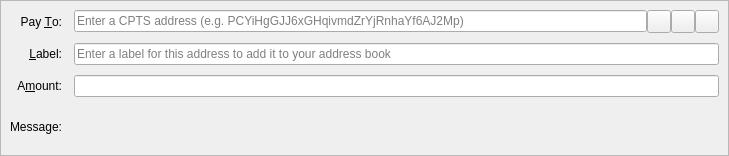
<?xml version="1.0" encoding="UTF-8"?>
<ui version="4.0">
 <class>SendCoinsEntry</class>
 <widget class="QStackedWidget" name="SendCoinsEntry">
  <property name="geometry">
   <rect>
    <x>0</x>
    <y>0</y>
    <width>729</width>
    <height>156</height>
   </rect>
  </property>
  <property name="focusPolicy">
   <enum>Qt::TabFocus</enum>
  </property>
  <property name="autoFillBackground">
   <bool>false</bool>
  </property>
  <widget class="QFrame" name="SendCoins">
   <property name="toolTip">
    <string>This is a normal payment.</string>
   </property>
   <property name="frameShape">
    <enum>QFrame::StyledPanel</enum>
   </property>
   <property name="frameShadow">
    <enum>QFrame::Sunken</enum>
   </property>
   <layout class="QGridLayout" name="gridLayout">
    <property name="horizontalSpacing">
     <number>12</number>
    </property>
    <property name="verticalSpacing">
     <number>10</number>
    </property>
    <item row="0" column="0">
     <widget class="QLabel" name="payToLabel">
      <property name="text">
       <string>Pay &amp;To:</string>
      </property>
      <property name="alignment">
       <set>Qt::AlignRight|Qt::AlignTrailing|Qt::AlignVCenter</set>
      </property>
      <property name="buddy">
       <cstring>payTo</cstring>
      </property>
     </widget>
    </item>
    <item row="0" column="1">
     <layout class="QHBoxLayout" name="payToLayout">
      <property name="spacing">
       <number>0</number>
      </property>
      <item>
       <widget class="QValidatedLineEdit" name="payTo">
        <property name="toolTip">
         <string>The CPTS address to send the payment to</string>
        </property>
        <property name="inputMask">
         <string/>
        </property>
        <property name="placeholderText">
         <string>Enter a CPTS address (e.g. PCYiHgGJJ6xGHqivmdZrYjRnhaYf6AJ2Mp)</string>
        </property>
       </widget>
      </item>
      <item>
       <widget class="QToolButton" name="addressBookButton">
        <property name="toolTip">
         <string>Choose previously used address</string>
        </property>
        <property name="text">
         <string/>
        </property>
        <property name="icon">
         <iconset resource="../cpts.qrc">
          <normaloff>:/icons/address-book</normaloff>:/icons/address-book</iconset>
        </property>
        <property name="iconSize">
         <size>
          <width>16</width>
          <height>16</height>
         </size>
        </property>
        <property name="shortcut">
         <string>Alt+A</string>
        </property>
       </widget>
      </item>
      <item>
       <widget class="QToolButton" name="pasteButton">
        <property name="toolTip">
         <string>Paste address from clipboard</string>
        </property>
        <property name="text">
         <string/>
        </property>
        <property name="icon">
         <iconset resource="../cpts.qrc">
          <normaloff>:/icons/editpaste</normaloff>:/icons/editpaste</iconset>
        </property>
        <property name="shortcut">
         <string>Alt+P</string>
        </property>
       </widget>
      </item>
      <item>
       <widget class="QToolButton" name="deleteButton">
        <property name="toolTip">
         <string>Remove this entry</string>
        </property>
        <property name="text">
         <string/>
        </property>
        <property name="icon">
         <iconset resource="../cpts.qrc">
          <normaloff>:/icons/remove</normaloff>:/icons/remove</iconset>
        </property>
       </widget>
      </item>
     </layout>
    </item>
    <item row="1" column="0">
     <widget class="QLabel" name="labelLabel">
      <property name="text">
       <string>&amp;Label:</string>
      </property>
      <property name="alignment">
       <set>Qt::AlignRight|Qt::AlignTrailing|Qt::AlignVCenter</set>
      </property>
      <property name="buddy">
       <cstring>addAsLabel</cstring>
      </property>
     </widget>
    </item>
    <item row="1" column="1">
     <widget class="QLineEdit" name="addAsLabel">
      <property name="toolTip">
       <string>Enter a label for this address to add it to the list of used addresses</string>
      </property>
      <property name="inputMask">
       <string/>
      </property>
      <property name="placeholderText">
       <string>Enter a label for this address to add it to your address book</string>
      </property>
     </widget>
    </item>
    <item row="2" column="0">
     <widget class="QLabel" name="amountLabel">
      <property name="text">
       <string>A&amp;mount:</string>
      </property>
      <property name="alignment">
       <set>Qt::AlignRight|Qt::AlignTrailing|Qt::AlignVCenter</set>
      </property>
      <property name="buddy">
       <cstring>payAmount</cstring>
      </property>
     </widget>
    </item>
    <item row="2" column="1">
     <widget class="BitcoinAmountField" name="payAmount"/>
    </item>
    <item row="3" column="0">
     <widget class="QLabel" name="messageLabel">
      <property name="text">
       <string>Message:</string>
      </property>
      <property name="alignment">
       <set>Qt::AlignRight|Qt::AlignTrailing|Qt::AlignVCenter</set>
      </property>
     </widget>
    </item>
    <item row="3" column="1">
     <widget class="QLabel" name="messageTextLabel">
      <property name="toolTip">
       <string>A message that was attached to the CPTS: URI which will be stored with the transaction for your reference. Note: This message will not be sent over the CPTS network.</string>
      </property>
      <property name="textFormat">
       <enum>Qt::PlainText</enum>
      </property>
     </widget>
    </item>
   </layout>
  </widget>
  <widget class="QFrame" name="SendCoins_InsecurePaymentRequest">
   <property name="palette">
    <palette>
     <active>
      <colorrole role="WindowText">
       <brush brushstyle="SolidPattern">
        <color alpha="255">
         <red>0</red>
         <green>0</green>
         <blue>0</blue>
        </color>
       </brush>
      </colorrole>
      <colorrole role="Button">
       <brush brushstyle="SolidPattern">
        <color alpha="255">
         <red>255</red>
         <green>255</green>
         <blue>127</blue>
        </color>
       </brush>
      </colorrole>
      <colorrole role="Light">
       <brush brushstyle="SolidPattern">
        <color alpha="255">
         <red>255</red>
         <green>255</green>
         <blue>255</blue>
        </color>
       </brush>
      </colorrole>
      <colorrole role="Midlight">
       <brush brushstyle="SolidPattern">
        <color alpha="255">
         <red>255</red>
         <green>255</green>
         <blue>191</blue>
        </color>
       </brush>
      </colorrole>
      <colorrole role="Dark">
       <brush brushstyle="SolidPattern">
        <color alpha="255">
         <red>127</red>
         <green>127</green>
         <blue>63</blue>
        </color>
       </brush>
      </colorrole>
      <colorrole role="Mid">
       <brush brushstyle="SolidPattern">
        <color alpha="255">
         <red>170</red>
         <green>170</green>
         <blue>84</blue>
        </color>
       </brush>
      </colorrole>
      <colorrole role="Text">
       <brush brushstyle="SolidPattern">
        <color alpha="255">
         <red>0</red>
         <green>0</green>
         <blue>0</blue>
        </color>
       </brush>
      </colorrole>
      <colorrole role="BrightText">
       <brush brushstyle="SolidPattern">
        <color alpha="255">
         <red>255</red>
         <green>255</green>
         <blue>255</blue>
        </color>
       </brush>
      </colorrole>
      <colorrole role="ButtonText">
       <brush brushstyle="SolidPattern">
        <color alpha="255">
         <red>0</red>
         <green>0</green>
         <blue>0</blue>
        </color>
       </brush>
      </colorrole>
      <colorrole role="Base">
       <brush brushstyle="SolidPattern">
        <color alpha="255">
         <red>255</red>
         <green>255</green>
         <blue>255</blue>
        </color>
       </brush>
      </colorrole>
      <colorrole role="Window">
       <brush brushstyle="SolidPattern">
        <color alpha="255">
         <red>255</red>
         <green>255</green>
         <blue>127</blue>
        </color>
       </brush>
      </colorrole>
      <colorrole role="Shadow">
       <brush brushstyle="SolidPattern">
        <color alpha="255">
         <red>0</red>
         <green>0</green>
         <blue>0</blue>
        </color>
       </brush>
      </colorrole>
      <colorrole role="AlternateBase">
       <brush brushstyle="SolidPattern">
        <color alpha="255">
         <red>255</red>
         <green>255</green>
         <blue>191</blue>
        </color>
       </brush>
      </colorrole>
      <colorrole role="ToolTipBase">
       <brush brushstyle="SolidPattern">
        <color alpha="255">
         <red>255</red>
         <green>255</green>
         <blue>220</blue>
        </color>
       </brush>
      </colorrole>
      <colorrole role="ToolTipText">
       <brush brushstyle="SolidPattern">
        <color alpha="255">
         <red>0</red>
         <green>0</green>
         <blue>0</blue>
        </color>
       </brush>
      </colorrole>
     </active>
     <inactive>
      <colorrole role="WindowText">
       <brush brushstyle="SolidPattern">
        <color alpha="255">
         <red>0</red>
         <green>0</green>
         <blue>0</blue>
        </color>
       </brush>
      </colorrole>
      <colorrole role="Button">
       <brush brushstyle="SolidPattern">
        <color alpha="255">
         <red>255</red>
         <green>255</green>
         <blue>127</blue>
        </color>
       </brush>
      </colorrole>
      <colorrole role="Light">
       <brush brushstyle="SolidPattern">
        <color alpha="255">
         <red>255</red>
         <green>255</green>
         <blue>255</blue>
        </color>
       </brush>
      </colorrole>
      <colorrole role="Midlight">
       <brush brushstyle="SolidPattern">
        <color alpha="255">
         <red>255</red>
         <green>255</green>
         <blue>191</blue>
        </color>
       </brush>
      </colorrole>
      <colorrole role="Dark">
       <brush brushstyle="SolidPattern">
        <color alpha="255">
         <red>127</red>
         <green>127</green>
         <blue>63</blue>
        </color>
       </brush>
      </colorrole>
      <colorrole role="Mid">
       <brush brushstyle="SolidPattern">
        <color alpha="255">
         <red>170</red>
         <green>170</green>
         <blue>84</blue>
        </color>
       </brush>
      </colorrole>
      <colorrole role="Text">
       <brush brushstyle="SolidPattern">
        <color alpha="255">
         <red>0</red>
         <green>0</green>
         <blue>0</blue>
        </color>
       </brush>
      </colorrole>
      <colorrole role="BrightText">
       <brush brushstyle="SolidPattern">
        <color alpha="255">
         <red>255</red>
         <green>255</green>
         <blue>255</blue>
        </color>
       </brush>
      </colorrole>
      <colorrole role="ButtonText">
       <brush brushstyle="SolidPattern">
        <color alpha="255">
         <red>0</red>
         <green>0</green>
         <blue>0</blue>
        </color>
       </brush>
      </colorrole>
      <colorrole role="Base">
       <brush brushstyle="SolidPattern">
        <color alpha="255">
         <red>255</red>
         <green>255</green>
         <blue>255</blue>
        </color>
       </brush>
      </colorrole>
      <colorrole role="Window">
       <brush brushstyle="SolidPattern">
        <color alpha="255">
         <red>255</red>
         <green>255</green>
         <blue>127</blue>
        </color>
       </brush>
      </colorrole>
      <colorrole role="Shadow">
       <brush brushstyle="SolidPattern">
        <color alpha="255">
         <red>0</red>
         <green>0</green>
         <blue>0</blue>
        </color>
       </brush>
      </colorrole>
      <colorrole role="AlternateBase">
       <brush brushstyle="SolidPattern">
        <color alpha="255">
         <red>255</red>
         <green>255</green>
         <blue>191</blue>
        </color>
       </brush>
      </colorrole>
      <colorrole role="ToolTipBase">
       <brush brushstyle="SolidPattern">
        <color alpha="255">
         <red>255</red>
         <green>255</green>
         <blue>220</blue>
        </color>
       </brush>
      </colorrole>
      <colorrole role="ToolTipText">
       <brush brushstyle="SolidPattern">
        <color alpha="255">
         <red>0</red>
         <green>0</green>
         <blue>0</blue>
        </color>
       </brush>
      </colorrole>
     </inactive>
     <disabled>
      <colorrole role="WindowText">
       <brush brushstyle="SolidPattern">
        <color alpha="255">
         <red>127</red>
         <green>127</green>
         <blue>63</blue>
        </color>
       </brush>
      </colorrole>
      <colorrole role="Button">
       <brush brushstyle="SolidPattern">
        <color alpha="255">
         <red>255</red>
         <green>255</green>
         <blue>127</blue>
        </color>
       </brush>
      </colorrole>
      <colorrole role="Light">
       <brush brushstyle="SolidPattern">
        <color alpha="255">
         <red>255</red>
         <green>255</green>
         <blue>255</blue>
        </color>
       </brush>
      </colorrole>
      <colorrole role="Midlight">
       <brush brushstyle="SolidPattern">
        <color alpha="255">
         <red>255</red>
         <green>255</green>
         <blue>191</blue>
        </color>
       </brush>
      </colorrole>
      <colorrole role="Dark">
       <brush brushstyle="SolidPattern">
        <color alpha="255">
         <red>127</red>
         <green>127</green>
         <blue>63</blue>
        </color>
       </brush>
      </colorrole>
      <colorrole role="Mid">
       <brush brushstyle="SolidPattern">
        <color alpha="255">
         <red>170</red>
         <green>170</green>
         <blue>84</blue>
        </color>
       </brush>
      </colorrole>
      <colorrole role="Text">
       <brush brushstyle="SolidPattern">
        <color alpha="255">
         <red>127</red>
         <green>127</green>
         <blue>63</blue>
        </color>
       </brush>
      </colorrole>
      <colorrole role="BrightText">
       <brush brushstyle="SolidPattern">
        <color alpha="255">
         <red>255</red>
         <green>255</green>
         <blue>255</blue>
        </color>
       </brush>
      </colorrole>
      <colorrole role="ButtonText">
       <brush brushstyle="SolidPattern">
        <color alpha="255">
         <red>127</red>
         <green>127</green>
         <blue>63</blue>
        </color>
       </brush>
      </colorrole>
      <colorrole role="Base">
       <brush brushstyle="SolidPattern">
        <color alpha="255">
         <red>255</red>
         <green>255</green>
         <blue>127</blue>
        </color>
       </brush>
      </colorrole>
      <colorrole role="Window">
       <brush brushstyle="SolidPattern">
        <color alpha="255">
         <red>255</red>
         <green>255</green>
         <blue>127</blue>
        </color>
       </brush>
      </colorrole>
      <colorrole role="Shadow">
       <brush brushstyle="SolidPattern">
        <color alpha="255">
         <red>0</red>
         <green>0</green>
         <blue>0</blue>
        </color>
       </brush>
      </colorrole>
      <colorrole role="AlternateBase">
       <brush brushstyle="SolidPattern">
        <color alpha="255">
         <red>255</red>
         <green>255</green>
         <blue>127</blue>
        </color>
       </brush>
      </colorrole>
      <colorrole role="ToolTipBase">
       <brush brushstyle="SolidPattern">
        <color alpha="255">
         <red>255</red>
         <green>255</green>
         <blue>220</blue>
        </color>
       </brush>
      </colorrole>
      <colorrole role="ToolTipText">
       <brush brushstyle="SolidPattern">
        <color alpha="255">
         <red>0</red>
         <green>0</green>
         <blue>0</blue>
        </color>
       </brush>
      </colorrole>
     </disabled>
    </palette>
   </property>
   <property name="toolTip">
    <string>This is an unverified payment request.</string>
   </property>
   <property name="autoFillBackground">
    <bool>true</bool>
   </property>
   <property name="frameShape">
    <enum>QFrame::StyledPanel</enum>
   </property>
   <property name="frameShadow">
    <enum>QFrame::Sunken</enum>
   </property>
   <layout class="QGridLayout" name="gridLayout_is">
    <property name="spacing">
     <number>12</number>
    </property>
    <item row="0" column="0">
     <widget class="QLabel" name="payToLabel_is">
      <property name="text">
       <string>Pay To:</string>
      </property>
      <property name="alignment">
       <set>Qt::AlignRight|Qt::AlignTrailing|Qt::AlignVCenter</set>
      </property>
     </widget>
    </item>
    <item row="0" column="1">
     <layout class="QHBoxLayout" name="payToLayout_is">
      <property name="spacing">
       <number>0</number>
      </property>
      <item>
       <widget class="QLabel" name="payTo_is"/>
      </item>
      <item>
       <widget class="QToolButton" name="deleteButton_is">
        <property name="toolTip">
         <string>Remove this entry</string>
        </property>
        <property name="text">
         <string/>
        </property>
        <property name="icon">
         <iconset resource="../cpts.qrc">
          <normaloff>:/icons/remove</normaloff>:/icons/remove</iconset>
        </property>
       </widget>
      </item>
     </layout>
    </item>
    <item row="1" column="0">
     <widget class="QLabel" name="memoLabel_is">
      <property name="text">
       <string>Memo:</string>
      </property>
      <property name="alignment">
       <set>Qt::AlignRight|Qt::AlignTrailing|Qt::AlignVCenter</set>
      </property>
     </widget>
    </item>
    <item row="1" column="1">
     <widget class="QLabel" name="memoTextLabel_is">
      <property name="textFormat">
       <enum>Qt::PlainText</enum>
      </property>
     </widget>
    </item>
    <item row="2" column="0">
     <widget class="QLabel" name="amountLabel_is">
      <property name="text">
       <string>A&amp;mount:</string>
      </property>
      <property name="alignment">
       <set>Qt::AlignRight|Qt::AlignTrailing|Qt::AlignVCenter</set>
      </property>
      <property name="buddy">
       <cstring>payAmount_is</cstring>
      </property>
     </widget>
    </item>
    <item row="2" column="1">
     <widget class="BitcoinAmountField" name="payAmount_is">
      <property name="acceptDrops">
       <bool>false</bool>
      </property>
     </widget>
    </item>
   </layout>
  </widget>
  <widget class="QFrame" name="SendCoins_SecurePaymentRequest">
   <property name="palette">
    <palette>
     <active>
      <colorrole role="WindowText">
       <brush brushstyle="SolidPattern">
        <color alpha="255">
         <red>0</red>
         <green>0</green>
         <blue>0</blue>
        </color>
       </brush>
      </colorrole>
      <colorrole role="Button">
       <brush brushstyle="SolidPattern">
        <color alpha="255">
         <red>140</red>
         <green>232</green>
         <blue>119</blue>
        </color>
       </brush>
      </colorrole>
      <colorrole role="Light">
       <brush brushstyle="SolidPattern">
        <color alpha="255">
         <red>230</red>
         <green>255</green>
         <blue>224</blue>
        </color>
       </brush>
      </colorrole>
      <colorrole role="Midlight">
       <brush brushstyle="SolidPattern">
        <color alpha="255">
         <red>185</red>
         <green>243</green>
         <blue>171</blue>
        </color>
       </brush>
      </colorrole>
      <colorrole role="Dark">
       <brush brushstyle="SolidPattern">
        <color alpha="255">
         <red>70</red>
         <green>116</green>
         <blue>59</blue>
        </color>
       </brush>
      </colorrole>
      <colorrole role="Mid">
       <brush brushstyle="SolidPattern">
        <color alpha="255">
         <red>93</red>
         <green>155</green>
         <blue>79</blue>
        </color>
       </brush>
      </colorrole>
      <colorrole role="Text">
       <brush brushstyle="SolidPattern">
        <color alpha="255">
         <red>0</red>
         <green>0</green>
         <blue>0</blue>
        </color>
       </brush>
      </colorrole>
      <colorrole role="BrightText">
       <brush brushstyle="SolidPattern">
        <color alpha="255">
         <red>155</red>
         <green>255</green>
         <blue>147</blue>
        </color>
       </brush>
      </colorrole>
      <colorrole role="ButtonText">
       <brush brushstyle="SolidPattern">
        <color alpha="255">
         <red>0</red>
         <green>0</green>
         <blue>0</blue>
        </color>
       </brush>
      </colorrole>
      <colorrole role="Base">
       <brush brushstyle="SolidPattern">
        <color alpha="255">
         <red>119</red>
         <green>255</green>
         <blue>233</blue>
        </color>
       </brush>
      </colorrole>
      <colorrole role="Window">
       <brush brushstyle="SolidPattern">
        <color alpha="255">
         <red>140</red>
         <green>232</green>
         <blue>119</blue>
        </color>
       </brush>
      </colorrole>
      <colorrole role="Shadow">
       <brush brushstyle="SolidPattern">
        <color alpha="255">
         <red>0</red>
         <green>0</green>
         <blue>0</blue>
        </color>
       </brush>
      </colorrole>
      <colorrole role="AlternateBase">
       <brush brushstyle="SolidPattern">
        <color alpha="255">
         <red>197</red>
         <green>243</green>
         <blue>187</blue>
        </color>
       </brush>
      </colorrole>
      <colorrole role="NoRole">
       <brush brushstyle="SolidPattern">
        <color alpha="255">
         <red>125</red>
         <green>194</green>
         <blue>122</blue>
        </color>
       </brush>
      </colorrole>
      <colorrole role="ToolTipBase">
       <brush brushstyle="SolidPattern">
        <color alpha="255">
         <red>255</red>
         <green>255</green>
         <blue>220</blue>
        </color>
       </brush>
      </colorrole>
      <colorrole role="ToolTipText">
       <brush brushstyle="SolidPattern">
        <color alpha="255">
         <red>0</red>
         <green>0</green>
         <blue>0</blue>
        </color>
       </brush>
      </colorrole>
     </active>
     <inactive>
      <colorrole role="WindowText">
       <brush brushstyle="SolidPattern">
        <color alpha="255">
         <red>0</red>
         <green>0</green>
         <blue>0</blue>
        </color>
       </brush>
      </colorrole>
      <colorrole role="Button">
       <brush brushstyle="SolidPattern">
        <color alpha="255">
         <red>140</red>
         <green>232</green>
         <blue>119</blue>
        </color>
       </brush>
      </colorrole>
      <colorrole role="Light">
       <brush brushstyle="SolidPattern">
        <color alpha="255">
         <red>230</red>
         <green>255</green>
         <blue>224</blue>
        </color>
       </brush>
      </colorrole>
      <colorrole role="Midlight">
       <brush brushstyle="SolidPattern">
        <color alpha="255">
         <red>185</red>
         <green>243</green>
         <blue>171</blue>
        </color>
       </brush>
      </colorrole>
      <colorrole role="Dark">
       <brush brushstyle="SolidPattern">
        <color alpha="255">
         <red>70</red>
         <green>116</green>
         <blue>59</blue>
        </color>
       </brush>
      </colorrole>
      <colorrole role="Mid">
       <brush brushstyle="SolidPattern">
        <color alpha="255">
         <red>93</red>
         <green>155</green>
         <blue>79</blue>
        </color>
       </brush>
      </colorrole>
      <colorrole role="Text">
       <brush brushstyle="SolidPattern">
        <color alpha="255">
         <red>0</red>
         <green>0</green>
         <blue>0</blue>
        </color>
       </brush>
      </colorrole>
      <colorrole role="BrightText">
       <brush brushstyle="SolidPattern">
        <color alpha="255">
         <red>155</red>
         <green>255</green>
         <blue>147</blue>
        </color>
       </brush>
      </colorrole>
      <colorrole role="ButtonText">
       <brush brushstyle="SolidPattern">
        <color alpha="255">
         <red>0</red>
         <green>0</green>
         <blue>0</blue>
        </color>
       </brush>
      </colorrole>
      <colorrole role="Base">
       <brush brushstyle="SolidPattern">
        <color alpha="255">
         <red>119</red>
         <green>255</green>
         <blue>233</blue>
        </color>
       </brush>
      </colorrole>
      <colorrole role="Window">
       <brush brushstyle="SolidPattern">
        <color alpha="255">
         <red>140</red>
         <green>232</green>
         <blue>119</blue>
        </color>
       </brush>
      </colorrole>
      <colorrole role="Shadow">
       <brush brushstyle="SolidPattern">
        <color alpha="255">
         <red>0</red>
         <green>0</green>
         <blue>0</blue>
        </color>
       </brush>
      </colorrole>
      <colorrole role="AlternateBase">
       <brush brushstyle="SolidPattern">
        <color alpha="255">
         <red>197</red>
         <green>243</green>
         <blue>187</blue>
        </color>
       </brush>
      </colorrole>
      <colorrole role="NoRole">
       <brush brushstyle="SolidPattern">
        <color alpha="255">
         <red>125</red>
         <green>194</green>
         <blue>122</blue>
        </color>
       </brush>
      </colorrole>
      <colorrole role="ToolTipBase">
       <brush brushstyle="SolidPattern">
        <color alpha="255">
         <red>255</red>
         <green>255</green>
         <blue>220</blue>
        </color>
       </brush>
      </colorrole>
      <colorrole role="ToolTipText">
       <brush brushstyle="SolidPattern">
        <color alpha="255">
         <red>0</red>
         <green>0</green>
         <blue>0</blue>
        </color>
       </brush>
      </colorrole>
     </inactive>
     <disabled>
      <colorrole role="WindowText">
       <brush brushstyle="SolidPattern">
        <color alpha="255">
         <red>70</red>
         <green>116</green>
         <blue>59</blue>
        </color>
       </brush>
      </colorrole>
      <colorrole role="Button">
       <brush brushstyle="SolidPattern">
        <color alpha="255">
         <red>140</red>
         <green>232</green>
         <blue>119</blue>
        </color>
       </brush>
      </colorrole>
      <colorrole role="Light">
       <brush brushstyle="SolidPattern">
        <color alpha="255">
         <red>230</red>
         <green>255</green>
         <blue>224</blue>
        </color>
       </brush>
      </colorrole>
      <colorrole role="Midlight">
       <brush brushstyle="SolidPattern">
        <color alpha="255">
         <red>185</red>
         <green>243</green>
         <blue>171</blue>
        </color>
       </brush>
      </colorrole>
      <colorrole role="Dark">
       <brush brushstyle="SolidPattern">
        <color alpha="255">
         <red>70</red>
         <green>116</green>
         <blue>59</blue>
        </color>
       </brush>
      </colorrole>
      <colorrole role="Mid">
       <brush brushstyle="SolidPattern">
        <color alpha="255">
         <red>93</red>
         <green>155</green>
         <blue>79</blue>
        </color>
       </brush>
      </colorrole>
      <colorrole role="Text">
       <brush brushstyle="SolidPattern">
        <color alpha="255">
         <red>70</red>
         <green>116</green>
         <blue>59</blue>
        </color>
       </brush>
      </colorrole>
      <colorrole role="BrightText">
       <brush brushstyle="SolidPattern">
        <color alpha="255">
         <red>155</red>
         <green>255</green>
         <blue>147</blue>
        </color>
       </brush>
      </colorrole>
      <colorrole role="ButtonText">
       <brush brushstyle="SolidPattern">
        <color alpha="255">
         <red>70</red>
         <green>116</green>
         <blue>59</blue>
        </color>
       </brush>
      </colorrole>
      <colorrole role="Base">
       <brush brushstyle="SolidPattern">
        <color alpha="255">
         <red>140</red>
         <green>232</green>
         <blue>119</blue>
        </color>
       </brush>
      </colorrole>
      <colorrole role="Window">
       <brush brushstyle="SolidPattern">
        <color alpha="255">
         <red>140</red>
         <green>232</green>
         <blue>119</blue>
        </color>
       </brush>
      </colorrole>
      <colorrole role="Shadow">
       <brush brushstyle="SolidPattern">
        <color alpha="255">
         <red>0</red>
         <green>0</green>
         <blue>0</blue>
        </color>
       </brush>
      </colorrole>
      <colorrole role="AlternateBase">
       <brush brushstyle="SolidPattern">
        <color alpha="255">
         <red>140</red>
         <green>232</green>
         <blue>119</blue>
        </color>
       </brush>
      </colorrole>
      <colorrole role="NoRole">
       <brush brushstyle="SolidPattern">
        <color alpha="255">
         <red>125</red>
         <green>194</green>
         <blue>122</blue>
        </color>
       </brush>
      </colorrole>
      <colorrole role="ToolTipBase">
       <brush brushstyle="SolidPattern">
        <color alpha="255">
         <red>255</red>
         <green>255</green>
         <blue>220</blue>
        </color>
       </brush>
      </colorrole>
      <colorrole role="ToolTipText">
       <brush brushstyle="SolidPattern">
        <color alpha="255">
         <red>0</red>
         <green>0</green>
         <blue>0</blue>
        </color>
       </brush>
      </colorrole>
     </disabled>
    </palette>
   </property>
   <property name="toolTip">
    <string>This is a verified payment request.</string>
   </property>
   <property name="autoFillBackground">
    <bool>true</bool>
   </property>
   <property name="frameShape">
    <enum>QFrame::StyledPanel</enum>
   </property>
   <property name="frameShadow">
    <enum>QFrame::Sunken</enum>
   </property>
   <layout class="QGridLayout" name="gridLayout_s">
    <property name="spacing">
     <number>12</number>
    </property>
    <item row="0" column="0">
     <widget class="QLabel" name="payToLabel_s">
      <property name="text">
       <string>Pay To:</string>
      </property>
      <property name="alignment">
       <set>Qt::AlignRight|Qt::AlignTrailing|Qt::AlignVCenter</set>
      </property>
     </widget>
    </item>
    <item row="0" column="1">
     <layout class="QHBoxLayout" name="payToLayout_s">
      <property name="spacing">
       <number>0</number>
      </property>
      <item>
       <widget class="QLabel" name="payTo_s">
        <property name="textFormat">
         <enum>Qt::PlainText</enum>
        </property>
       </widget>
      </item>
      <item>
       <widget class="QToolButton" name="deleteButton_s">
        <property name="toolTip">
         <string>Remove this entry</string>
        </property>
        <property name="text">
         <string/>
        </property>
        <property name="icon">
         <iconset resource="../cpts.qrc">
          <normaloff>:/icons/remove</normaloff>:/icons/remove</iconset>
        </property>
       </widget>
      </item>
     </layout>
    </item>
    <item row="1" column="0">
     <widget class="QLabel" name="memoLabel_s">
      <property name="text">
       <string>Memo:</string>
      </property>
      <property name="alignment">
       <set>Qt::AlignRight|Qt::AlignTrailing|Qt::AlignVCenter</set>
      </property>
     </widget>
    </item>
    <item row="1" column="1">
     <widget class="QLabel" name="memoTextLabel_s">
      <property name="textFormat">
       <enum>Qt::PlainText</enum>
      </property>
     </widget>
    </item>
    <item row="2" column="0">
     <widget class="QLabel" name="amountLabel_s">
      <property name="text">
       <string>A&amp;mount:</string>
      </property>
      <property name="alignment">
       <set>Qt::AlignRight|Qt::AlignTrailing|Qt::AlignVCenter</set>
      </property>
      <property name="buddy">
       <cstring>payAmount_s</cstring>
      </property>
     </widget>
    </item>
    <item row="2" column="1">
     <widget class="BitcoinAmountField" name="payAmount_s">
      <property name="acceptDrops">
       <bool>false</bool>
      </property>
     </widget>
    </item>
   </layout>
  </widget>
 </widget>
 <customwidgets>
  <customwidget>
   <class>QValidatedLineEdit</class>
   <extends>QLineEdit</extends>
   <header>qvalidatedlineedit.h</header>
  </customwidget>
  <customwidget>
   <class>BitcoinAmountField</class>
   <extends>QLineEdit</extends>
   <header>bitcoinamountfield.h</header>
   <container>1</container>
  </customwidget>
 </customwidgets>
 <tabstops>
  <tabstop>payTo</tabstop>
  <tabstop>addressBookButton</tabstop>
  <tabstop>pasteButton</tabstop>
  <tabstop>deleteButton</tabstop>
  <tabstop>addAsLabel</tabstop>
  <tabstop>payAmount</tabstop>
  <tabstop>payAmount_is</tabstop>
  <tabstop>deleteButton_is</tabstop>
  <tabstop>payAmount_s</tabstop>
  <tabstop>deleteButton_s</tabstop>
 </tabstops>
 <resources>
  <include location="../cpts.qrc"/>
 </resources>
 <connections/>
</ui>
